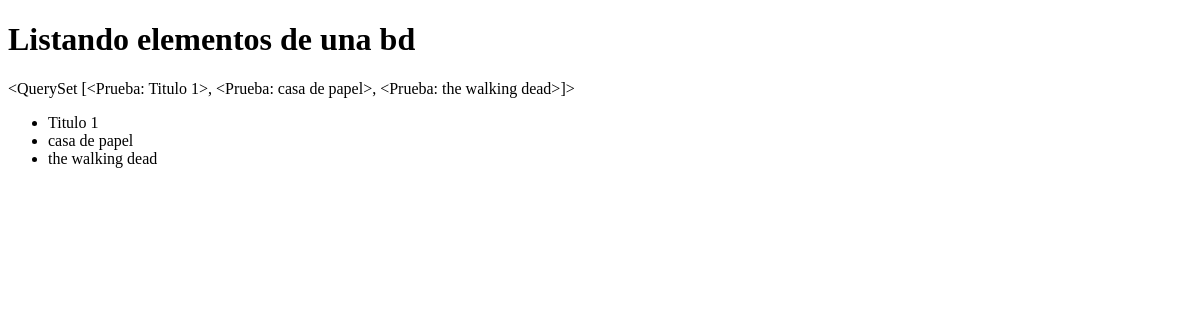
The app's page /lista-prueba/, older data.
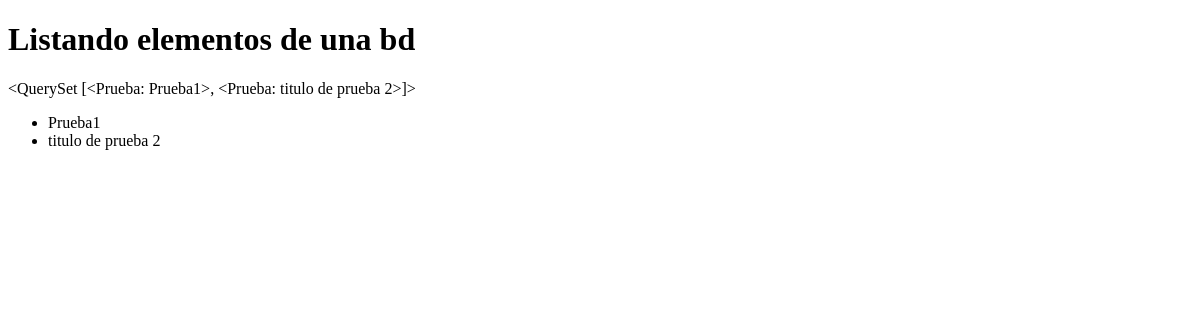
The same page, newer data.
### applications/home/models.py (models this page shows)
class Prueba(models.Model):
    titulo = models.CharField(max_length=100)
    subtitulo = models.CharField(max_length=50)
    cantidad = models.IntegerField()
    def __str__(self):
        return self.titulo

### applications/home/views.py (the view)
# urls.py: path('lista-prueba/', views.ModeloPruebaListView.as_view()),
class ModeloPruebaListView(ListView):
    model = Prueba
    template_name = "home/pruebas.html"
    context_object_name = 'listaPrueba'

### templates/home/pruebas.html (shortened to what this page needs)
<!DOCTYPE html>
<html lang="es">
<head>
</head>
<body>
    <h1>Listando elementos de una bd</h1>
    {{ listaPrueba }}
    <ul>
        {% for prueba in  listaPrueba %}
            <li>
                {{prueba.titulo}}
            </li>
        {% endfor %}
    </ul>
</body>
</html>

Row changes from the older to the newer data that the page shows:
removed Prueba: titulo.titulo "<QuerySet [<Prueba: Titulo 1>, <Prueba: casa de papel>, <Prueba: the walking dead>]>", titulo "Titulo 1"
removed Prueba: titulo "casa de papel"
removed Prueba: titulo "the walking dead"
added Prueba: titulo.titulo "<QuerySet [<Prueba: Prueba1>, <Prueba: titulo de prueba 2>]>", titulo "Prueba1"
added Prueba: titulo "titulo de prueba 2"
